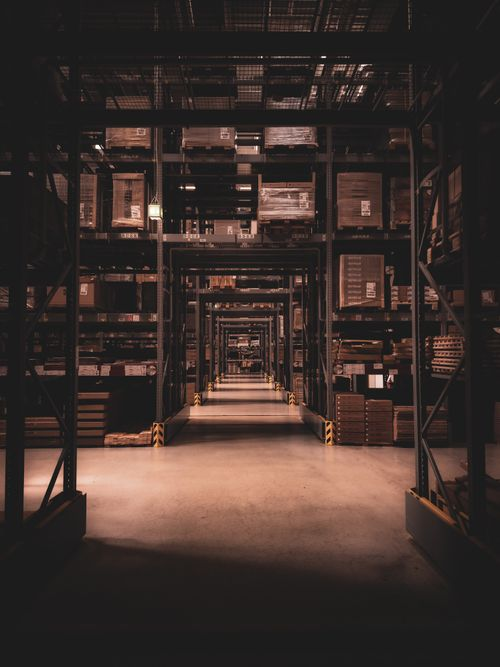
#> input picture guard-story/assets/photos/boxes.jpg, 500 x 667 px
$ python sheet.py ../../../guard-story/assets/photos/boxes.jpg ../../../guard-story/assets/photos/camera.jpg 5
#> lines starting #> are read from the running program, lines starting #| are printed output that depends on the picture
# Склеивает снимки экрана в листы по N штук, чтобы просматривать их пачкой.
import sys, glob
from PIL import Image
pat, out, per = sys.argv[1], sys.argv[2], int(sys.argv[3]) if len(sys.argv) > 3 else 4
files = sorted(glob.glob(pat))
for i in range(0, len(files), per):
    ims = [Image.open(f).convert('RGB') for f in files[i:i + per]]
#> ims = 1 item
    ims = [im.resize((im.width // 2, im.height // 2), Image.LANCZOS) for im in ims]
    w = sum(im.width for im in ims) + 6 * (len(ims) - 1); h = max(im.height for im in ims)
#> after `w = sum((im.width for im in ims)) + 6 * (len(ims) - 1)`: w = 250
#> after `h = max((im.height for im in ims))`: h = 333
    sh = Image.new('RGB', (w, h), (255, 0, 255)); x = 0
#> after `sh = Image.new('RGB', (w, h), (255, 0, 255))`:
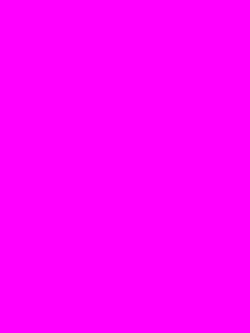
#> sh: PIL image 250x333 RGB; mean R, G, B 255, 0, 255
    for im in ims: sh.paste(im, (x, 0)); x += im.width + 6
#> this loop made 1 pass
#> x on pass 1: 256
#> after the loop, x = 256
    sh.save('%s_%02d.png' % (out, i // per + 1))
    print('%s_%02d.png' % (out, i // per + 1), [f.split('/')[-1] for f in files[i:i + per]])
